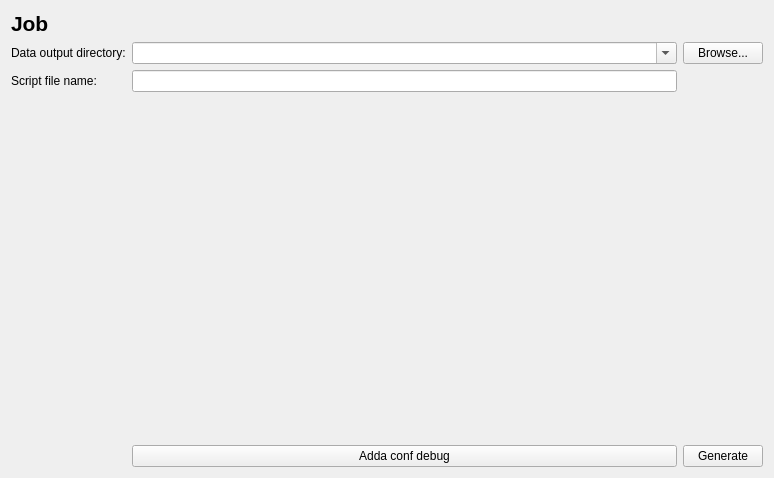
<?xml version="1.0" encoding="UTF-8"?>
<ui version="4.0">
 <class>JobScriptPage</class>
 <widget class="QWidget" name="JobScriptPage">
  <property name="geometry">
   <rect>
    <x>0</x>
    <y>0</y>
    <width>774</width>
    <height>478</height>
   </rect>
  </property>
  <property name="windowTitle">
   <string>Form</string>
  </property>
  <layout class="QGridLayout" name="gridLayout">
   <item row="0" column="0">
    <widget class="QLabel" name="label_job_title">
     <property name="font">
      <font>
       <pointsize>16</pointsize>
       <weight>75</weight>
       <bold>true</bold>
      </font>
     </property>
     <property name="text">
      <string>Job </string>
     </property>
     <property name="alignment">
      <set>Qt::AlignLeading|Qt::AlignLeft|Qt::AlignVCenter</set>
     </property>
    </widget>
   </item>
   <item row="4" column="1">
    <spacer name="verticalSpacer">
     <property name="orientation">
      <enum>Qt::Vertical</enum>
     </property>
     <property name="sizeHint" stdset="0">
      <size>
       <width>20</width>
       <height>40</height>
      </size>
     </property>
    </spacer>
   </item>
   <item row="2" column="1">
    <widget class="QComboBox" name="comboBox_job_outputdir">
     <property name="editable">
      <bool>true</bool>
     </property>
    </widget>
   </item>
   <item row="5" column="2">
    <widget class="QPushButton" name="pushButton_job_generate">
     <property name="sizePolicy">
      <sizepolicy hsizetype="Fixed" vsizetype="Fixed">
       <horstretch>0</horstretch>
       <verstretch>0</verstretch>
      </sizepolicy>
     </property>
     <property name="text">
      <string>Generate</string>
     </property>
    </widget>
   </item>
   <item row="2" column="2">
    <widget class="QPushButton" name="pushButton_job_browse">
     <property name="sizePolicy">
      <sizepolicy hsizetype="Fixed" vsizetype="Fixed">
       <horstretch>0</horstretch>
       <verstretch>0</verstretch>
      </sizepolicy>
     </property>
     <property name="text">
      <string>Browse...</string>
     </property>
    </widget>
   </item>
   <item row="2" column="0">
    <widget class="QLabel" name="label">
     <property name="text">
      <string>Data output directory:</string>
     </property>
    </widget>
   </item>
   <item row="3" column="0">
    <widget class="QLabel" name="label_2">
     <property name="text">
      <string>Script file name:</string>
     </property>
    </widget>
   </item>
   <item row="3" column="1">
    <widget class="QLineEdit" name="lineEdit_job_scriptname">
     <property name="text">
      <string/>
     </property>
    </widget>
   </item>
   <item row="5" column="1">
    <widget class="QPushButton" name="pushButton">
     <property name="text">
      <string>Adda conf debug</string>
     </property>
    </widget>
   </item>
  </layout>
 </widget>
 <resources/>
 <connections/>
</ui>
